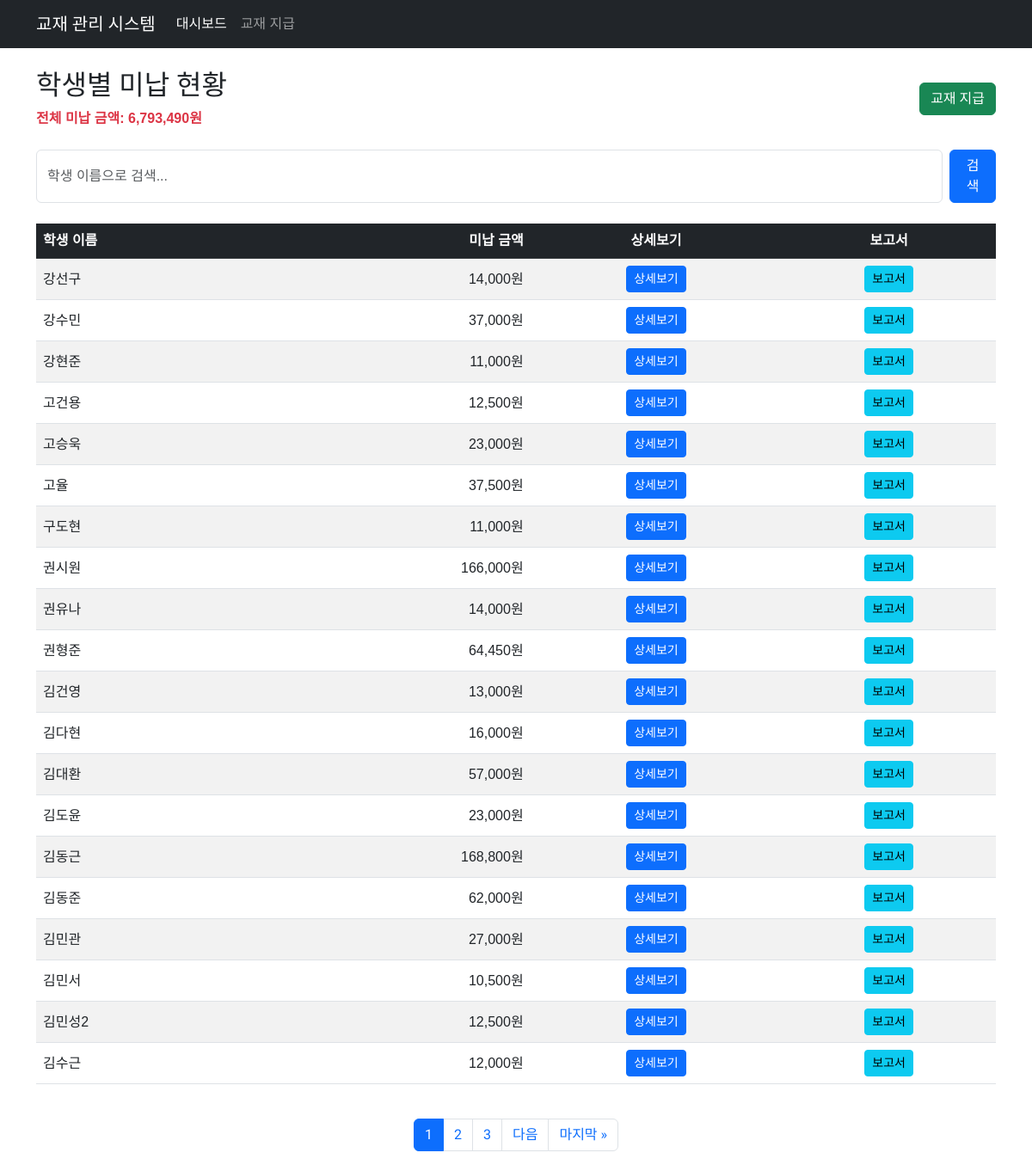
The page /textbook/dashboard/ on the database its author committed.
### textbook/models.py (models this page shows, shortened)
class Student(models.Model):
    name = models.CharField(max_length=255, unique=True, verbose_name='학생')
    class Meta:
        db_table = 'student'
        ordering = ['name']
        verbose_name = '학생'
        verbose_name_plural = '학생'

### textbook/views.py (the view)
# urls.py: path('dashboard/', views.dashboard, name='dashboard'),
def dashboard(request):
    search_query = request.GET.get('search', '').strip()
    students = Student.objects.annotate(
        unpaid_amount=Sum(
            'books__price',
            filter=Q(books__payment_date__isnull=True)
        )
    )
    if search_query:
        students = students.filter(name__icontains=search_query)
    else:
        students = students.filter(unpaid_amount__gt=0)
    students = students.order_by('name')
    total_students = students.count()
    total_unpaid = sum(student.unpaid_amount or 0 for student in students)
    paginator = Paginator(students, 20)  # 한 페이지당 20명
    page = request.GET.get('page')
    try:
        students_page = paginator.page(page)
    except PageNotAnInteger:
        students_page = paginator.page(1)
    except EmptyPage:
        students_page = paginator.page(paginator.num_pages)
    current_page = students_page.number
    total_pages = paginator.num_pages
    page_range = range(max(1, current_page - 2),
                      min(total_pages + 1, current_page + 3))
    context = {
        'students': students_page,
        'search_query': search_query,
        'total_students': total_students,
        'total_unpaid': total_unpaid,
        'page_range': page_range,
        'total_pages': total_pages,
        'current_page': current_page
    }
    return render(request, 'textbook/dashboard.html', context)

### textbook/templates/textbook/dashboard.html (shortened to what this page needs)
{% extends 'textbook/base.html' %}
{% load humanize %}
{% block content %}
<div class="row">
  <div class="col-12">
    <div class="d-flex justify-content-between align-items-center mb-4">
      <div>
        <h2>학생별 미납 현황</h2>
        <p class="text-danger mb-0">
          <strong>전체 미납 금액: {{ total_unpaid|intcomma }}원</strong>
        </p>
      </div>
      <div class="d-flex gap-2">
        <a href="{% url 'textbook:issue_book' %}" class="btn btn-success">
          교재 지급
        </a>
      </div>
    </div>
    <div class="mb-4">
      <form method="get" class="d-flex gap-2">
        <input
          type="search"
          name="search"
          class="form-control search-input max-width-300"
          placeholder="학생 이름으로 검색..."
          value="{{ search_query }}"
        />
        <button type="submit" class="btn btn-primary">검색</button>
      </form>
    </div>
    <div class="table-responsive">
      <table class="table table-striped table-hover align-middle">
        <thead class="table-dark">
          <tr>
            <th>학생 이름</th>
            <th class="text-end">미납 금액</th>
            <th class="text-center">상세보기</th>
            <th class="text-center">보고서</th>
          </tr>
        </thead>
        <tbody>
          {% for student in students %}
          <tr>
            <td>{{ student.name }}</td>
            <td class="text-end">{{ student.unpaid_amount|default:0|intcomma }}원</td>
            <td class="text-center">
              <a
                href="{% url 'textbook:student_detail' student.id %}"
                class="btn btn-primary btn-sm"
                >상세보기</a
              >
            </td>
            <td class="text-center">
              <button
                type="button"
                class="btn btn-info btn-sm"
                data-bs-toggle="modal"
                data-bs-target="#reportModal{{ student.id }}"
              >
                보고서
              </button>
            </td>
          </tr>
          {% empty %}
          <tr>
            <td colspan="4" class="text-center">
              {% if search_query %} 검색 결과가 없습니다. {% else %} 미납 교재가 있는 학생이 없습니다. {% endif %}
            </td>
          </tr>
          {% endfor %}
        </tbody>
      </table>
    </div>
    {% if students.paginator.num_pages > 1 %}
    <nav aria-label="페이지 탐색" class="mt-4">
      <ul class="pagination justify-content-center">
         {% for p in page_range %}
        <li class="page-item {% if p == current_page %}active{% endif %}">
          <a
            class="page-link"
            href="?page={{ p }}{% if search_query %}&search={{ search_query }}{% endif %}"
            >{{ p }}</a
          >
        </li>
        {% endfor %} {% if students.has_next %}
        <li class="page-item">
          <a
            class="page-link"
            href="?page={{ students.next_page_number }}{% if search_query %}&search={{ search_query }}{% endif %}"
            >다음</a
          >
        </li>
        <li class="page-item">
          <a
            class="page-link"
            href="?page={{ total_pages }}{% if search_query %}&search={{ search_query }}{% endif %}"
            >마지막 »</a
          >
        </li>
        {% endif %}
      </ul>
    </nav>
    {% endif %}
  </div>
</div>
{% endblock %}

### textbook/templates/textbook/base.html (style rules this page uses)
body { font-family: 'Noto Sans KR', sans-serif; }
h1, h2, h3, h4, h5, h6, .navbar-brand, .btn, .pagination { font-family: 'Ubuntu', 'Noto Sans KR', sans-serif; }

### rows shown on the page
Student: name "강선구", unpaid_amount "14,000"
Student: name "강수민", unpaid_amount "37,000"
Student: name "강현준", unpaid_amount "11,000"
Student: name "고건용", unpaid_amount "12,500"
Student: name "고승욱", unpaid_amount "23,000"
Student: name "고율", unpaid_amount "37,500"
Student: name "구도현", unpaid_amount "11,000"
Student: name "권시원", unpaid_amount "166,000"
Student: name "권유나", unpaid_amount "14,000"
Student: name "권형준", unpaid_amount "64,450"
Student: name "김건영", unpaid_amount "13,000"
Student: name "김다현", unpaid_amount "16,000"
Student: name "김대환", unpaid_amount "57,000"
Student: name "김도윤", unpaid_amount "23,000"
Student: name "김동근", unpaid_amount "168,800"
Student: name "김동준", unpaid_amount "62,000"
Student: name "김민관", unpaid_amount "27,000"
Student: name "김민서", unpaid_amount "10,500"
Student: name "김민성2", unpaid_amount "12,500"
Student: name "김수근", unpaid_amount "12,000"

### other values the page prints
{{ total_unpaid|intcomma }} "6,793,490"
{{ p }} "1" "2" "3"
